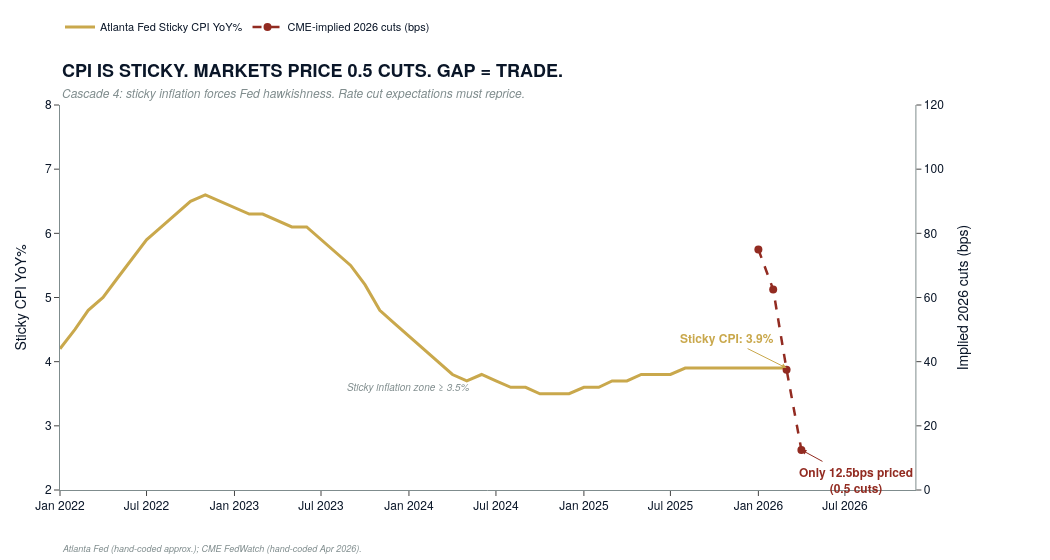

Notebook source saved alongside this figure:
### Markdown cell above
## Cell 8 — Cascade 4: Sticky CPI vs Fed Pricing (Slide 10)
**Chart:** Atlanta Fed Sticky CPI vs CME-implied 2026 rate cuts
**Title:** "CPI IS STICKY. MARKETS PRICE 0.5 CUTS. GAP = TRADE."

### Code cell
def build_cascade4():
    # ── Atlanta Fed Sticky CPI — try FRED, full fallback ──────────────────────
    try:
        import os
        from fredapi import Fred
        api_key = os.environ.get("FRED_API_KEY", "")
        if not api_key:
            raise ValueError("FRED_API_KEY not set")
        fred = Fred(api_key=api_key)
        sticky = fred.get_series("STICKCPIM157SFRBATL", observation_start="2022-01-01")
        sticky.name = "Sticky CPI YoY%"
        cpi_src = "Atlanta Fed via FRED"
    except Exception as exc:
        print(f"FRED unavailable ({exc}) — hand-coded fallback")
        # Atlanta Fed Sticky CPI YoY%, monthly approx values
        cpi_dates = pd.period_range("2022-01", "2026-03", freq="M").to_timestamp()
        cpi_vals  = [
            4.2, 4.5, 4.8, 5.0, 5.3, 5.6, 5.9, 6.1, 6.3, 6.5, 6.6, 6.5,  # 2022
            6.4, 6.3, 6.3, 6.2, 6.1, 6.1, 5.9, 5.7, 5.5, 5.2, 4.8, 4.6,  # 2023
            4.4, 4.2, 4.0, 3.8, 3.7, 3.8, 3.7, 3.6, 3.6, 3.5, 3.5, 3.5,  # 2024
            3.6, 3.6, 3.7, 3.7, 3.8, 3.8, 3.8, 3.9, 3.9, 3.9, 3.9, 3.9,  # 2025
            3.9, 3.9, 3.9,                                                  # 2026 Jan-Mar
        ]
        sticky = pd.Series(cpi_vals[:len(cpi_dates)], index=cpi_dates, name="Sticky CPI YoY%")
        cpi_src = "Atlanta Fed (hand-coded approx.)"

    # ── CME FedWatch implied 2026 cuts (bps) — hand-coded ─────────────────────
    cut_dates = pd.to_datetime([
        "2026-01-01","2026-02-01","2026-03-01","2026-04-01",
    ])
    cut_vals  = [75.0, 62.5, 37.5, 12.5]   # bps of cumulative 2026 cuts priced
    cuts = pd.Series(cut_vals, index=cut_dates, name="Implied 2026 cuts (bps)")

    # ── Dual-axis chart ────────────────────────────────────────────────────────
    fig = make_subplots(specs=[[{"secondary_y": True}]])

    # Shaded sticky zone
    fig.add_hrect(y0=3.5, y1=8, fillcolor=GOLD, opacity=0.07, line_width=0)

    # Sticky CPI line
    fig.add_trace(go.Scatter(
        x=sticky.index, y=sticky.values,
        name="Atlanta Fed Sticky CPI YoY%",
        line=dict(color=GOLD, width=3),
    ), secondary_y=False)

    # Implied cuts line
    fig.add_trace(go.Scatter(
        x=cuts.index, y=cuts.values,
        name="CME-implied 2026 cuts (bps)",
        line=dict(color=CRIMSON, width=2.5, dash="dash"),
        mode="lines+markers", marker=dict(size=8),
    ), secondary_y=True)

    # Annotations
    fig.add_annotation(x=sticky.index[-1], y=sticky.iloc[-1],
        text=f"<b>Sticky CPI: {sticky.iloc[-1]:.1f}%</b>",
        showarrow=True, arrowhead=2, arrowcolor=GOLD,
        font=dict(color=GOLD, size=12), ax=-60, ay=-30)
    fig.add_annotation(x=cuts.index[-1], y=cuts.iloc[-1],
        text="<b>Only 12.5bps priced<br>(0.5 cuts)</b>",
        showarrow=True, arrowhead=2, arrowcolor=CRIMSON,
        font=dict(color=CRIMSON, size=12), ax=55, ay=30, yref="y2")
    fig.add_annotation(x=pd.Timestamp("2024-01-01"), y=3.6,
        text="<i>Sticky inflation zone ≥ 3.5%</i>",
        showarrow=False, font=dict(color=GREY, size=10))

    fig.update_layout(
        width=1050, height=560,
        plot_bgcolor="white", paper_bgcolor="white",
        margin=dict(l=60, r=80, t=100, b=70),
        font=dict(family="Helvetica Neue, Arial, sans-serif", color=NAVY),
        legend=dict(orientation="h", x=0.0, y=1.24,
                    bgcolor="rgba(0,0,0,0)", font=dict(size=11, color=NAVY)),
    )
    fig.update_yaxes(title_text="Sticky CPI YoY%", showgrid=False,
                     linecolor=GREY, ticks="outside", range=[2, 8], secondary_y=False)
    fig.update_yaxes(title_text="Implied 2026 cuts (bps)", showgrid=False,
                     linecolor=GREY, ticks="outside", range=[0, 120], secondary_y=True)
    fig.update_xaxes(showgrid=False, linecolor=GREY, ticks="outside")

    fig.add_annotation(text="<b>CPI IS STICKY. MARKETS PRICE 0.5 CUTS. GAP = TRADE.</b>",
        xref="paper", yref="paper", x=0.0, y=1.13,
        xanchor="left", yanchor="top", showarrow=False,
        font=dict(size=18, color=NAVY, family="Helvetica Neue, Arial, sans-serif"))
    fig.add_annotation(text="<i>Cascade 4: sticky inflation forces Fed hawkishness. Rate cut expectations must reprice.</i>",
        xref="paper", yref="paper", x=0.0, y=1.06,
        xanchor="left", yanchor="top", showarrow=False,
        font=dict(size=12, color=GREY, family="Helvetica Neue, Arial, sans-serif"))
    fig.add_annotation(text=f"<i>{cpi_src}; CME FedWatch (hand-coded Apr 2026).</i>",
        xref="paper", yref="paper", x=0.0, y=-0.13,
        xanchor="left", yanchor="top", showarrow=False,
        font=dict(size=9, color=GREY, family="Helvetica Neue, Arial, sans-serif"))

    export_chart(fig, "cascade_4_sticky_cpi")
    return fig

fig_c4 = build_cascade4()
fig_c4.show()

### Figure 1 — Plotly figure (JSON) as saved in the notebook; plotly's stock layout.template omitted (floating-point values rounded to 4 significant figures)
{"data": [{"line": {"color": "#C9A84C", "width": 3}, "name": "Atlanta Fed Sticky CPI YoY%", "type": "scatter", "x": ["2022-01-01T00:00:00.000000", "2022-02-01T00:00:00.000000", "2022-03-01T00:00:00.000000", "2022-04-01T00:00:00.000000", "2022-05-01T00:00:00.000000", "2022-06-01T00:00:00.000000", "2022-07-01T00:00:00.000000", "2022-08-01T00:00:00.000000", "2022-09-01T00:00:00.000000", "2022-10-01T00:00:00.000000", "2022-11-01T00:00:00.000000", "2022-12-01T00:00:00.000000", "2023-01-01T00:00:00.000000", "2023-02-01T00:00:00.000000", "2023-03-01T00:00:00.000000", "2023-04-01T00:00:00.000000", "2023-05-01T00:00:00.000000", "2023-06-01T00:00:00.000000", "2023-07-01T00:00:00.000000", "2023-08-01T00:00:00.000000", "2023-09-01T00:00:00.000000", "2023-10-01T00:00:00.000000", "2023-11-01T00:00:00.000000", "2023-12-01T00:00:00.000000", "2024-01-01T00:00:00.000000", "2024-02-01T00:00:00.000000", "2024-03-01T00:00:00.000000", "2024-04-01T00:00:00.000000", "2024-05-01T00:00:00.000000", "2024-06-01T00:00:00.000000", "2024-07-01T00:00:00.000000", "2024-08-01T00:00:00.000000", "2024-09-01T00:00:00.000000", "2024-10-01T00:00:00.000000", "2024-11-01T00:00:00.000000", "2024-12-01T00:00:00.000000", "2025-01-01T00:00:00.000000", "2025-02-01T00:00:00.000000", "2025-03-01T00:00:00.000000", "2025-04-01T00:00:00.000000", "2025-05-01T00:00:00.000000", "2025-06-01T00:00:00.000000", "2025-07-01T00:00:00.000000", "2025-08-01T00:00:00.000000", "2025-09-01T00:00:00.000000", "2025-10-01T00:00:00.000000", "2025-11-01T00:00:00.000000", "2025-12-01T00:00:00.000000", "2026-01-01T00:00:00.000000", "2026-02-01T00:00:00.000000", "2026-03-01T00:00:00.000000"], "xaxis": "x", "y": [4.2, 4.5, 4.8, 5.0, 5.3, 5.6, 5.9, 6.1, 6.3, 6.5, 6.6, 6.5, 6.4, 6.3, 6.3, 6.2, 6.1, 6.1, 5.9, 5.7, 5.5, 5.2, 4.8, 4.6, 4.4, 4.2, 4.0, 3.8, 3.7, 3.8, 3.7, 3.6, 3.6, 3.5, 3.5, 3.5, 3.6, 3.6, 3.7, 3.7, 3.8, 3.8, 3.8, 3.9, 3.9, 3.9, 3.9, 3.9, 3.9, 3.9, 3.9], "yaxis": "y"}, {"line": {"color": "#922B21", "dash": "dash", "width": 2.5}, "marker": {"size": 8}, "mode": "lines+markers", "name": "CME-implied 2026 cuts (bps)", "type": "scatter", "x": ["2026-01-01T00:00:00.000000", "2026-02-01T00:00:00.000000", "2026-03-01T00:00:00.000000", "2026-04-01T00:00:00.000000"], "xaxis": "x", "y": [75.0, 62.5, 37.5, 12.5], "yaxis": "y2"}], "layout": {"annotations": [{"arrowcolor": "#C9A84C", "arrowhead": 2, "ax": -60, "ay": -30, "font": {"color": "#C9A84C", "size": 12}, "showarrow": true, "text": "<b>Sticky CPI: 3.9%</b>", "x": "2026-03-01T00:00:00", "y": 3.9}, {"arrowcolor": "#922B21", "arrowhead": 2, "ax": 55, "ay": 30, "font": {"color": "#922B21", "size": 12}, "showarrow": true, "text": "<b>Only 12.5bps priced<br>(0.5 cuts)</b>", "x": "2026-04-01T00:00:00", "y": 12.5, "yref": "y2"}, {"font": {"color": "#7F8C8D", "size": 10}, "showarrow": false, "text": "<i>Sticky inflation zone ≥ 3.5%</i>", "x": "2024-01-01T00:00:00", "y": 3.6}, {"font": {"color": "#0A1628", "family": "Helvetica Neue, Arial, sans-serif", "size": 18}, "showarrow": false, "text": "<b>CPI IS STICKY. MARKETS PRICE 0.5 CUTS. GAP = TRADE.</b>", "x": 0.0, "xanchor": "left", "xref": "paper", "y": 1.13, "yanchor": "top", "yref": "paper"}, {"font": {"color": "#7F8C8D", "family": "Helvetica Neue, Arial, sans-serif", "size": 12}, "showarrow": false, "text": "<i>Cascade 4: sticky inflation forces Fed hawkishness. Rate cut expectations must reprice.</i>", "x": 0.0, "xanchor": "left", "xref": "paper", "y": 1.06, "yanchor": "top", "yref": "paper"}, {"font": {"color": "#7F8C8D", "family": "Helvetica Neue, Arial, sans-serif", "size": 9}, "showarrow": false, "text": "<i>Atlanta Fed (hand-coded approx.); CME FedWatch (hand-coded Apr 2026).</i>", "x": 0.0, "xanchor": "left", "xref": "paper", "y": -0.13, "yanchor": "top", "yref": "paper"}], "font": {"color": "#0A1628", "family": "Helvetica Neue, Arial, sans-serif"}, "height": 560, "legend": {"bgcolor": "rgba(0,0,0,0)", "font": {"color": "#0A1628", "size": 11}, "orientation": "h", "x": 0.0, "y": 1.24}, "margin": {"b": 70, "l": 60, "r": 80, "t": 100}, "paper_bgcolor": "white", "plot_bgcolor": "white", "width": 1050, "xaxis": {"anchor": "y", "domain": [0.0, 0.94], "linecolor": "#7F8C8D", "showgrid": false, "ticks": "outside"}, "yaxis": {"anchor": "x", "domain": [0.0, 1.0], "linecolor": "#7F8C8D", "range": [2, 8], "showgrid": false, "ticks": "outside", "title": {"text": "Sticky CPI YoY%"}}, "yaxis2": {"anchor": "x", "linecolor": "#7F8C8D", "overlaying": "y", "range": [0, 120], "showgrid": false, "side": "right", "ticks": "outside", "title": {"text": "Implied 2026 cuts (bps)"}}}}
